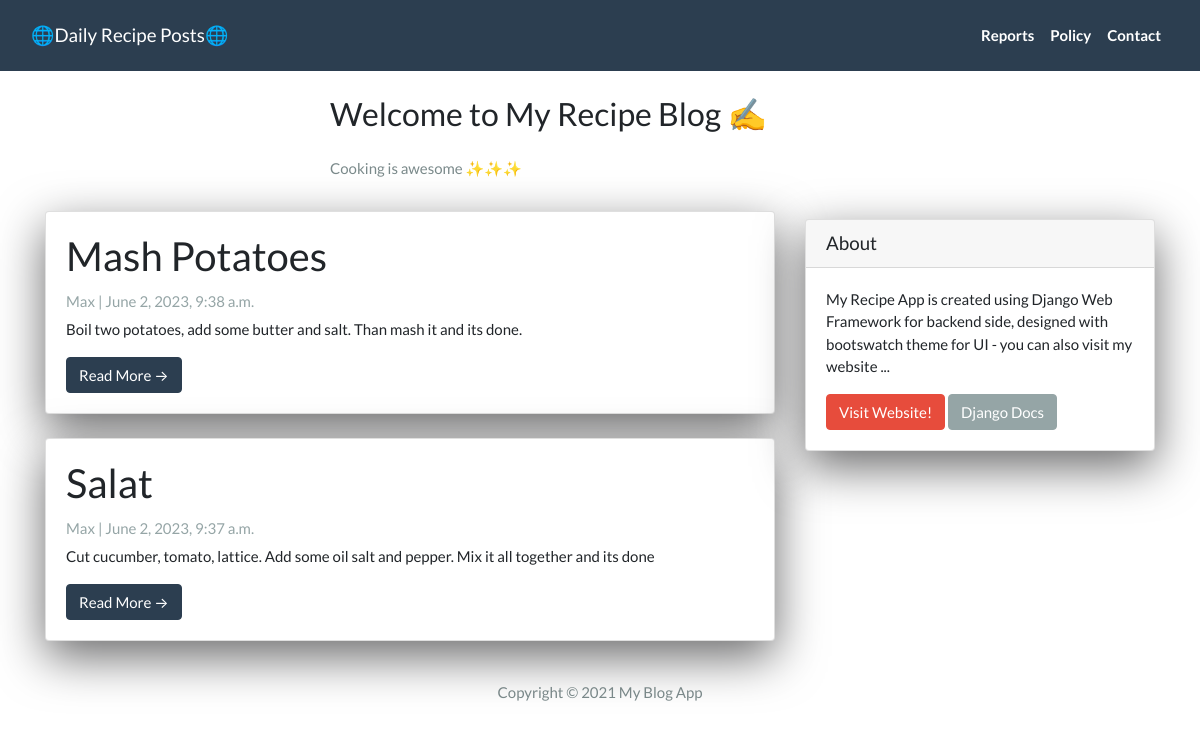
The page / on the database its author committed.
### blogApp/models.py (models this page shows, shortened)
class Post(models.Model):
  title =  models.CharField(max_length=200, unique=True)
  slug =   models.SlugField(max_length=200, unique=True)
  author = models.ForeignKey(User, on_delete=models.CASCADE, related_name='blog_posts')
  created_on = models.DateTimeField(auto_now_add=True)
  updated_on = models.DateTimeField(auto_now=True)
  content = models.TextField()
  status = models.IntegerField(choices=STATUS, default=0)
  class Meta:
    ordering = ['-created_on']

### blogApp/views.py (the view)
# urls.py: path('', views.PostList.as_view(), name="home"),
class PostList(generic.ListView):
    queryset = Post.objects.filter(status=1).order_by('-created_on')
    template_name = 'index.html'

### blogApp/templates/index.html (shortened to what this page needs)
{% extends "base.html" %}
{% block content %}
<header class="masthead">
  <div class="container">
    <div class="row">
      <div class=" col-md-1 col-md-6 mx-auto">
        <div class="site-heading">
          <h3 class=" site-heading my-4 mt-3 text-black"> Welcome to My Recipe Blog ✍️ </h3>
          <p class="text-dark">Cooking is awesome ✨✨✨ </p>
        </div>
      </div>
    </div>
  </div>
</header>
<div class="container">
  <div class="row">
    <div class="col-md-8 mt-3 left">
      {% for post in post_list %}
      <div class="card mb-4">
        <div class="card-body">
          <h2 class="card-title">{{ post.title }}</h2>
          <p class="card-text text-muted h6">{{ post.author }} | {{ post.created_on}} </p>
          <p class="card-text">{{post.content|slice:":200"}}</p>
          <a href="{% url 'post_detail' post.slug  %}" class="btn btn-primary">Read More &rarr;</a>
        </div>
      </div>
      {% endfor %}
    </div>
    {% block sidebar %}
    {% include 'sidebar.html' %}
    {% endblock sidebar %}
  </div>
</div>
{%endblock%}

### blogApp/templates/base.html (shortened to what this page needs)
<!DOCTYPE html>
<html>
<head>
  <link rel="stylesheet" href="https://stackpath.bootstrapcdn.com/bootswatch/4.5.2/flatly/bootstrap.min.css">
</head>
<body>
  <nav class="navbar navbar-expand-lg navbar-dark bg-primary" id="mainNav">
    <div class="container-fluid">
      <a class="navbar-brand" href="{% url 'home' %}">🌐Daily Recipe Posts🌐</a>
      <div class="collapse navbar-collapse" id="navbarResponsive">
        <ul class="navbar-nav ml-auto">
          <li class="nav-item text-black">
            <a class="nav-link text-black font-weight-bold" href="#">Reports</a>
          </li>
          <li class="nav-item text-black">
            <a class="nav-link text-black font-weight-bold" href="#">Policy</a>
          </li>
          <li class="nav-item text-black">
            <a class="nav-link text-black font-weight-bold" href="#">Contact</a>
          </li>
        </ul>
      </div>
    </div>
  </nav>
  {% block content %}{% endblock content %}
  <footer class="py-3 bg-grey">
    <p class="m-0 text-dark text-center ">Copyright &copy; 2021 My Blog App </p>
  </footer>
</body>
</html>

### blogApp/templates/sidebar.html (shortened to what this page needs)
{% block sidebar %}
<div class="col-md-4 float-right ">
  <div class="card my-4">
    <h5 class="card-header">About</h5>
    <div class="card-body">
      <p class="card-text"> My Recipe App is created using Django Web Framework for backend side, designed with bootswatch
        theme for UI - you can also visit my website ... </p>
      <a href="https://bekbrace.com" class="btn btn-danger">Visit Website!</a>
      <a href="https://docs.djangoproject.com/en/3.1/" class="btn btn-secondary">Django Docs</a>
    </div>
  </div>
</div>
{% endblock sidebar %}

### blogApp/templates/sidebar.html (style rules this page uses)
.card { box-shadow: 0 16px 48px #6a6a6b; }

### rows shown on the page
Post: title "Mash Potatoes", author "Max", created_on "June 2, 2023, 9:38 a.m.", content "Boil two potatoes, add some butter and salt. Than mash it and its done."
Post: title "Salat", author "Max", created_on "June 2, 2023, 9:37 a.m.", content "Cut cucumber, tomato, lattice. Add some oil salt and pepper. Mix it all together and its done"
